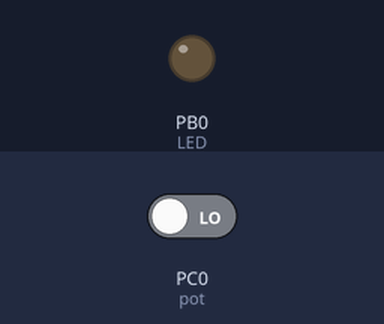
A program run on a simulated ATmega328P, built with avr-gcc and emulated at 16 MHz (the files do not name the chip). Parts: output pins drawn as LEDs (lit = HIGH). Inputs (shaded band) come from the test bench; at power-on: PC0 (pot) LOW.

Above: at 1.2 s.
1.3 s: PC0 (pot) driven HIGH
At 2.2 s:
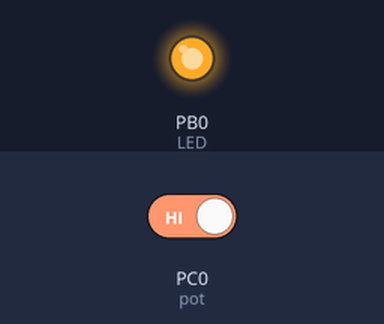
2.8 s: PC0 (pot) driven LOW
At 3.3 s:
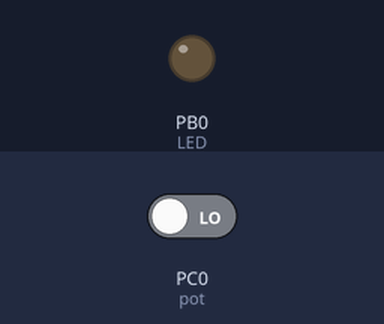
Timing chart, 0 to 5.8 s (numbered marks = the images above; inputs shaded):
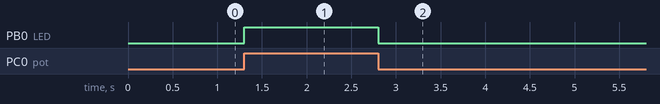

The program:

main.c
```c
/*
 * 004_Pot_LED.c
 *
 * Created: 26/05/2018 15:36:56
 * Author : Emerson Conceição
 */

#include <avr/io.h>
#include <util/delay.h> // Inclui biblioteca de delay
#define F_CPU 16000000 //16Mhz
/************************************************************************/
/* Define Macros, que podem ser usadas no programa                      */
/************************************************************************/
#define LED_ON  PORTB |= (1<<0);    // Ou PORTB |= (1<<PORTBn), Nesse caso é o PORTB0, Liga o led
#define LED_OFF  PORTB &= ~(1<<0);  //Desliga o Led
#define LED_TOGGLE PINB |= (1<<0);  // Pisca o led

int main(void)
{
    DDRB |= (1<<0);   // LED como entrada
	DDRC &= ~(1<<0);  // pot como entrada digital

	PORTB &= ~(1<<0); // começa com led apagado

    while (1)
    {
		if ((PINC & (1<<PINC0))) //bot pressionado
		{
			LED_ON
		}
		else{
			LED_OFF
		}
    }

}
```

Measured:
- after the input at 1.3 s, PB0 (LED): LOW → HIGH at once
- after the input at 2.8 s, PB0 (LED): HIGH → LOW at once
